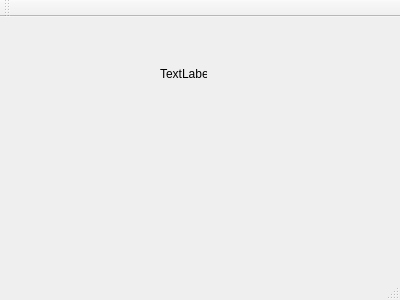
<?xml version="1.0" encoding="UTF-8"?>
<ui version="4.0">
 <class>MainWindow</class>
 <widget class="QMainWindow" name="MainWindow">
  <property name="geometry">
   <rect>
    <x>0</x>
    <y>0</y>
    <width>400</width>
    <height>300</height>
   </rect>
  </property>
  <property name="windowTitle">
   <string>MainWindow</string>
  </property>
  <widget class="QWidget" name="centralWidget">
   <widget class="QLabel" name="label">
    <property name="geometry">
     <rect>
      <x>160</x>
      <y>50</y>
      <width>47</width>
      <height>13</height>
     </rect>
    </property>
    <property name="text">
     <string>TextLabel</string>
    </property>
   </widget>
  </widget>
  <widget class="QMenuBar" name="menuBar">
   <property name="geometry">
    <rect>
     <x>0</x>
     <y>0</y>
     <width>400</width>
     <height>21</height>
    </rect>
   </property>
  </widget>
  <widget class="QToolBar" name="mainToolBar">
   <attribute name="toolBarArea">
    <enum>TopToolBarArea</enum>
   </attribute>
   <attribute name="toolBarBreak">
    <bool>false</bool>
   </attribute>
  </widget>
  <widget class="QStatusBar" name="statusBar"/>
 </widget>
 <layoutdefault spacing="6" margin="11"/>
 <resources/>
 <connections/>
</ui>
